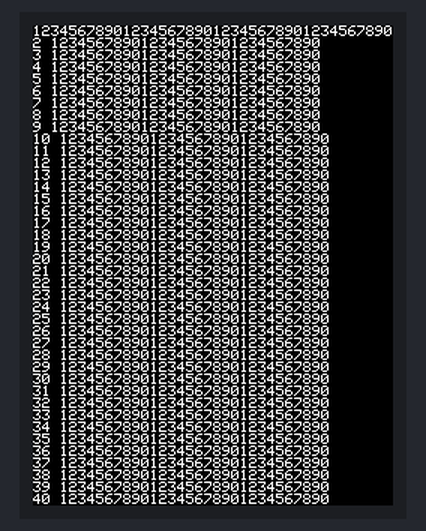
A sketch run on a simulated Arduino Uno, built with avr-gcc and run on an emulated ATmega328P. On the bench: 240×320 colour display.

Above: at 0.4 s.
At 8.6 s:
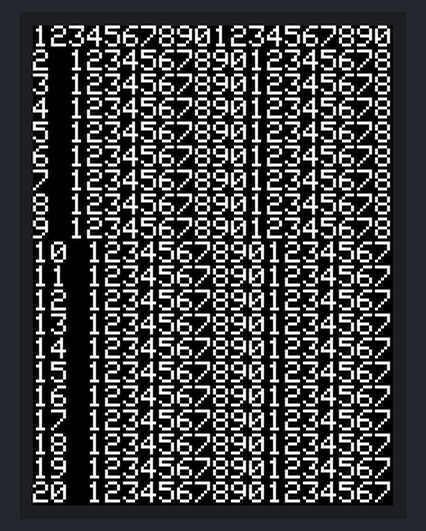

The sketch:

captains_handheld_unit_ino.ino
```cpp
/***************************************************
  This sketch is to run the "Artemis Captain's Handheld"
  unit, which allows the captain to switch between the
  8 views that can be shown on the forward screen of
  the bridge.  Normally, the captain doesn't have a
  computer, so has to ask bridge members to switch
  views.

  This sketch requires:

  - Adafruit 2.8" TFT Shield or breakout (v2)
  - Arduino Leonardo/Mega (w/appropriate mods to shield)
  - Artemis 2.x running on machine that Arduino's USB cable
      is plugged into
  - Adafruit GFX and ILI9341 libraries, which as of July 2014
      require Arduino 1.0.5+

 ****************************************************/


#include "SPI.h"
#include "Adafruit_GFX.h"
#include "Adafruit_ILI9341.h"

// For the Adafruit shield, these are the default.
#define TFT_DC 9
#define TFT_CS 10

// Use hardware SPI (on Uno, #13, #12, #11) and the above for CS/DC
Adafruit_ILI9341 tft = Adafruit_ILI9341(TFT_CS, TFT_DC);
// If using the breakout, change pins as desired
//Adafruit_ILI9341 tft = Adafruit_ILI9341(TFT_CS, TFT_DC, TFT_MOSI, TFT_CLK, TFT_RST, TFT_MISO);

void setup() {
//  Serial.begin(9600);
//  Serial.println("ILI9341 Test!");

  tft.begin();

/**
* If you wish to view TFT diagnostic info, uncomment this section
**/

//  // read diagnostics (optional but can help debug problems)
//  uint8_t x = tft.readcommand8(ILI9341_RDMODE);
//  Serial.print("Display Power Mode: 0x"); Serial.println(x, HEX);
//  x = tft.readcommand8(ILI9341_RDMADCTL);
//  Serial.print("MADCTL Mode: 0x"); Serial.println(x, HEX);
//  x = tft.readcommand8(ILI9341_RDPIXFMT);
//  Serial.print("Pixel Format: 0x"); Serial.println(x, HEX);
//  x = tft.readcommand8(ILI9341_RDIMGFMT);
//  Serial.print("Image Format: 0x"); Serial.println(x, HEX);
//  x = tft.readcommand8(ILI9341_RDSELFDIAG);
//  Serial.print("Self Diagnostic: 0x"); Serial.println(x, HEX);
//
//  Serial.println(F("Benchmark                Time (microseconds)"));


}


void loop(void) {

  testTextDimensions();
  delay(10000);
}


/**
* For demonstrating text size and draw speeds,
* fill the screen with characters of each size
* for 8 seconds.
*
* Note: The default Adafruit font is 5x8, which
* results in 40x40 at size 1, 20x20 at size 2.
**/

unsigned long testTextDimensions() {
  tft.setTextWrap(false);
  tft.fillScreen(ILI9341_BLACK);

  tft.setCursor(0, 0);
  tft.setTextColor(ILI9341_WHITE);

  // fill screen with text size 1
  tft.setTextSize(1);
  tft.println("12345678901234567890123456789012345678901234567890");
  int x2;
  for(x2=2; x2<=40; x2+=1) {
    String s = String(x2);
    tft.println(String(s + " 123456789012345678901234567890"));
  }
  delay(8000);

  // fill screen with text size 2
  tft.fillScreen(ILI9341_BLACK);
  tft.setCursor(0, 0);
  tft.setTextSize(2);
  tft.println("12345678901234567890123456789012345678901234567890");
//  int x2;
  for(x2=2; x2<=35; x2+=1) {
    String s = String(x2);
    tft.println(String(s + " 123456789012345678901234567890"));
  }
  delay(8000);
}
```

Measured:
- what the display in image 0 shows lasts 8.0 s, from 0.4 s to 8.4 s
- what the display in image 1 shows lasts 18.0 s, from 8.5 s to 26.5 s
